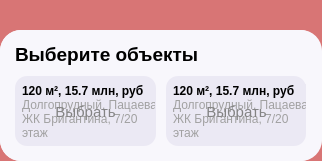
             <widget class="QWidget" name="widget_10" native="true">
              <property name="minimumSize">
               <size>
                <width>310</width>
                <height>0</height>
               </size>
              </property>
              <property name="maximumSize">
               <size>
                <width>322</width>
                <height>161</height>
               </size>
              </property>
              <property name="styleSheet">
               <string notr="true">background-color: rgb(216, 117, 117);
border: none;
border-radius: 21px;
</string>
              </property>
              <widget class="QWidget" name="widget_11" native="true">
               <property name="geometry">
                <rect>
                 <x>0</x>
                 <y>30</y>
                 <width>322</width>
                 <height>131</height>
                </rect>
               </property>
               <property name="minimumSize">
                <size>
                 <width>310</width>
                 <height>0</height>
                </size>
               </property>
               <property name="maximumSize">
                <size>
                 <width>335</width>
                 <height>200</height>
                </size>
               </property>
               <property name="styleSheet">
                <string notr="true">background-color: rgb(248, 247, 252);
border: none;
border-radius: 21px;
</string>
               </property>
               <widget class="QWidget" name="layoutWidget_40">
                <property name="geometry">
                 <rect>
                  <x>0</x>
                  <y>0</y>
                  <width>321</width>
                  <height>131</height>
                 </rect>
                </property>
                <layout class="QVBoxLayout" name="verticalLayout_41">
                 <property name="leftMargin">
                  <number>15</number>
                 </property>
                 <property name="topMargin">
                  <number>9</number>
                 </property>
                 <property name="rightMargin">
                  <number>15</number>
                 </property>
                 <property name="bottomMargin">
                  <number>15</number>
                 </property>
                 <item>
                  <widget class="QLabel" name="label_87">
                   <property name="font">
                    <font>
                     <pointsize>14</pointsize>
                     <weight>75</weight>
                     <bold>true</bold>
                    </font>
                   </property>
                   <property name="text">
                    <string>Выберите объекты</string>
                   </property>
                  </widget>
                 </item>
                 <item>
                  <layout class="QHBoxLayout" name="horizontalLayout_35">
                   <property name="spacing">
                    <number>10</number>
                   </property>
                   <item>
                    <widget class="QWidget" name="widget_12" native="true">
                     <property name="minimumSize">
                      <size>
                       <width>0</width>
                       <height>70</height>
                      </size>
                     </property>
                     <property name="maximumSize">
                      <size>
                       <width>142</width>
                       <height>70</height>
                      </size>
                     </property>
                     <property name="styleSheet">
                      <string notr="true">background-color: rgb(235, 233, 244);
border: none;
border-radius: 12px;</string>
                     </property>
                     <widget class="QPushButton" name="pushButton_29">
                      <property name="geometry">
                       <rect>
                        <x>0</x>
                        <y>-1</y>
                        <width>142</width>
                        <height>70</height>
                       </rect>
                      </property>
                      <property name="styleSheet">
                       <string notr="true">QPushButton {
background-color: rgba(255, 255, 255, 0);
border: none;
border-radius: 12px;
}

QPushButton:pressed {
background-color: rgba(0, 0, 0, 7)
}</string>
                      </property>
                      <property name="text">
                       <string/>
                      </property>
                     </widget>
                     <widget class="QLabel" name="empty_3">
                      <property name="enabled">
                       <bool>true</bool>
                      </property>
                      <property name="geometry">
                       <rect>
                        <x>0</x>
                        <y>0</y>
                        <width>141</width>
                        <height>71</height>
                       </rect>
                      </property>
                      <property name="font">
                       <font>
                        <pointsize>11</pointsize>
                        <weight>50</weight>
                        <bold>false</bold>
                        <underline>false</underline>
                       </font>
                      </property>
                      <property name="styleSheet">
                       <string notr="true">color: rgb(131, 131, 131);
background-color: rgba(255, 255, 255, 0);</string>
                      </property>
                      <property name="text">
                       <string>Выбрать</string>
                      </property>
                      <property name="alignment">
                       <set>Qt::AlignCenter</set>
                      </property>
                     </widget>
                     <widget class="QWidget" name="layoutWidget_41">
                      <property name="geometry">
                       <rect>
                        <x>7</x>
                        <y>3</y>
                        <width>133</width>
                        <height>61</height>
                       </rect>
                      </property>
                      <layout class="QVBoxLayout" name="verticalLayout_42">
                       <property name="spacing">
                        <number>0</number>
                       </property>
                       <property name="leftMargin">
                        <number>0</number>
                       </property>
                       <property name="topMargin">
                        <number>5</number>
                       </property>
                       <property name="rightMargin">
                        <number>0</number>
                       </property>
                       <property name="bottomMargin">
                        <number>3</number>
                       </property>
                       <item>
                        <widget class="QLabel" name="label_88">
                         <property name="font">
                          <font>
                           <weight>75</weight>
                           <bold>true</bold>
                          </font>
                         </property>
                         <property name="text">
                          <string>120 м², 15.7 млн, руб</string>
                         </property>
                        </widget>
                       </item>
                       <item>
                        <widget class="QLabel" name="label_89">
                         <property name="font">
                          <font>
                           <weight>50</weight>
                           <bold>false</bold>
                          </font>
                         </property>
                         <property name="text">
                          <string>&lt;html&gt;&lt;head/&gt;&lt;body&gt;&lt;p&gt;&lt;span style=&quot; color:#a1a1a1;&quot;&gt;Долгопрудный, Пацаева, &lt;br/&gt;ЖК Бригантина, 7/20 &lt;br/&gt;этаж&lt;/span&gt;&lt;/p&gt;&lt;/body&gt;&lt;/html&gt;</string>
                         </property>
                        </widget>
                       </item>
                      </layout>
                     </widget>
                     <zorder>layoutWidget_41</zorder>
                     <zorder>pushButton_29</zorder>
                     <zorder>empty_3</zorder>
                    </widget>
                   </item>
                   <item>
                    <widget class="QWidget" name="widget_13" native="true">
                     <property name="minimumSize">
                      <size>
                       <width>0</width>
                       <height>70</height>
                      </size>
                     </property>
                     <property name="maximumSize">
                      <size>
                       <width>16777215</width>
                       <height>70</height>
                      </size>
                     </property>
                     <property name="styleSheet">
                      <string notr="true">background-color: rgb(235, 233, 244);
border: none;
border-radius: 12px;</string>
                     </property>
                     <widget class="QPushButton" name="pushButton_30">
                      <property name="geometry">
                       <rect>
                        <x>0</x>
                        <y>-1</y>
                        <width>142</width>
                        <height>70</height>
                       </rect>
                      </property>
                      <property name="maximumSize">
                       <size>
                        <width>142</width>
                        <height>16777215</height>
                       </size>
                      </property>
                      <property name="styleSheet">
                       <string notr="true">QPushButton {
background-color: rgba(255, 255, 255, 0);
border: none;
border-radius: 12px;
}

QPushButton:pressed {
background-color: rgba(0, 0, 0, 7)
}</string>
                      </property>
                      <property name="text">
                       <string/>
                      </property>
                     </widget>
                     <widget class="QWidget" name="layoutWidget_42">
                      <property name="geometry">
                       <rect>
                        <x>7</x>
                        <y>3</y>
                        <width>134</width>
                        <height>61</height>
                       </rect>
                      </property>
                      <layout class="QVBoxLayout" name="verticalLayout_43">
                       <property name="spacing">
                        <number>0</number>
                       </property>
                       <property name="leftMargin">
                        <number>0</number>
                       </property>
                       <property name="topMargin">
                        <number>5</number>
                       </property>
                       <property name="rightMargin">
                        <number>0</number>
                       </property>
                       <property name="bottomMargin">
                        <number>3</number>
                       </property>
                       <item>
                        <widget class="QLabel" name="label_90">
                         <property name="font">
                          <font>
                           <weight>75</weight>
                           <bold>true</bold>
                          </font>
                         </property>
                         <property name="text">
                          <string>120 м², 15.7 млн, руб</string>
                         </property>
                        </widget>
                       </item>
                       <item>
                        <widget class="QLabel" name="label_91">
                         <property name="font">
                          <font>
                           <weight>50</weight>
                           <bold>false</bold>
                          </font>
                         </property>
                         <property name="text">
                          <string>&lt;html&gt;&lt;head/&gt;&lt;body&gt;&lt;p&gt;&lt;span style=&quot; color:#a1a1a1;&quot;&gt;Долгопрудный, Пацаева, &lt;br/&gt;ЖК Бригантина, 7/20 &lt;br/&gt;этаж&lt;/span&gt;&lt;/p&gt;&lt;/body&gt;&lt;/html&gt;</string>
                         </property>
                        </widget>
                       </item>
                      </layout>
                     </widget>
                     <widget class="QLabel" name="empty_2">
                      <property name="enabled">
                       <bool>true</bool>
                      </property>
                      <property name="geometry">
                       <rect>
                        <x>0</x>
                        <y>0</y>
                        <width>141</width>
                        <height>71</height>
                       </rect>
                      </property>
                      <property name="font">
                       <font>
                        <pointsize>11</pointsize>
                        <weight>50</weight>
                        <bold>false</bold>
                        <underline>false</underline>
                       </font>
                      </property>
                      <property name="styleSheet">
                       <string notr="true">color: rgb(131, 131, 131);
background-color: rgba(255, 255, 255, 0);</string>
                      </property>
                      <property name="text">
                       <string>Выбрать</string>
                      </property>
                      <property name="alignment">
                       <set>Qt::AlignCenter</set>
                      </property>
                     </widget>
                     <zorder>layoutWidget_42</zorder>
                     <zorder>pushButton_30</zorder>
                     <zorder>empty_2</zorder>
                    </widget>
                   </item>
                  </layout>
                 </item>
                </layout>
               </widget>
              </widget>
             </widget>
